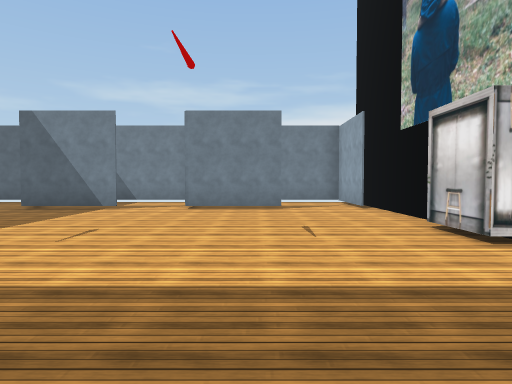
[1] (above)

15 first-person views from a walk through a Unity game level. The camera is 1.5 m above the floor, tilts 2° down and sees 75° across. The floor is counted in squares, 2 m on a side. Each view is taken from the middle of a square. On the plan, view 1 faces up. The plan holds only what a view shows up to about 11 squares ahead; the rest is blank. The place goes on beyond the plan. The player character is not drawn. Some animated figures are not drawn. Some surface patterns are stand-ins.

[2]
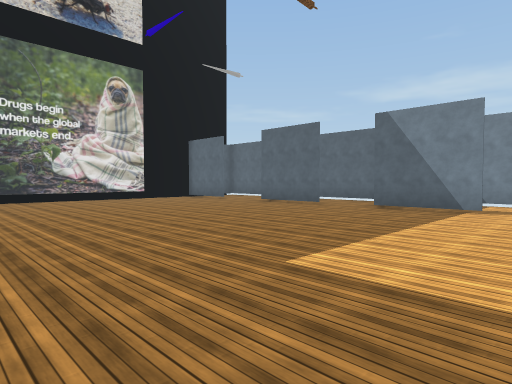

[3]
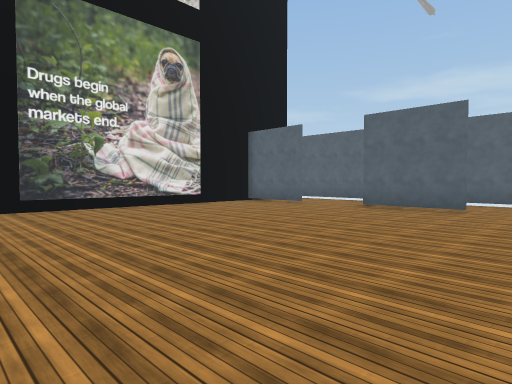

[4]
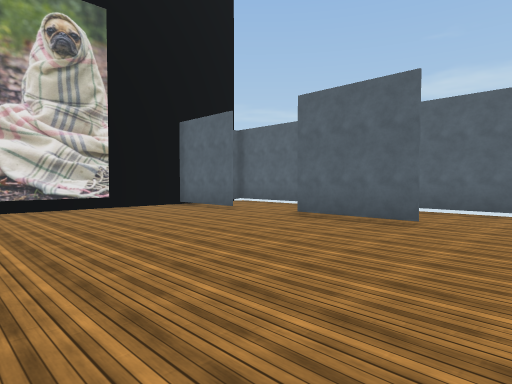

[5]
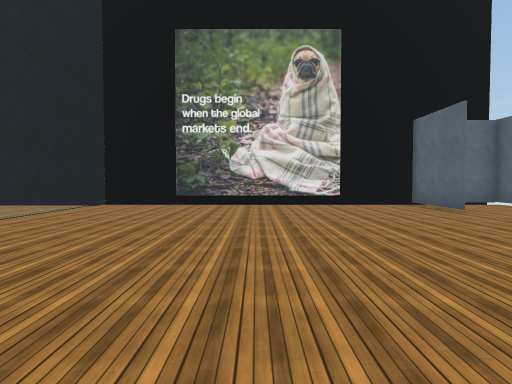

[6]
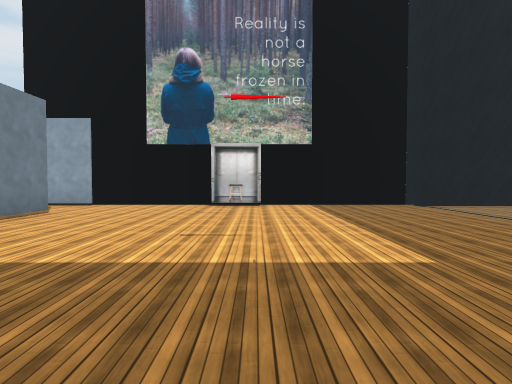

[7]
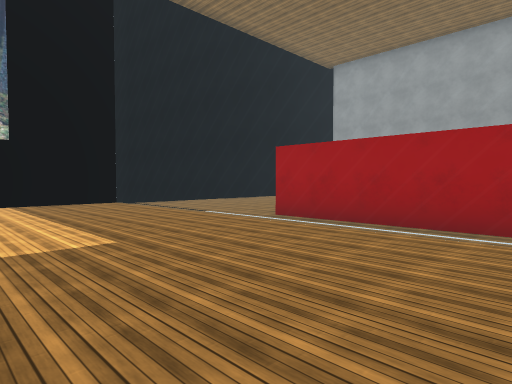

[8]
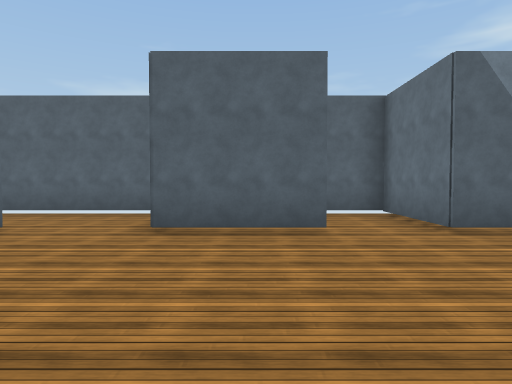

[9]
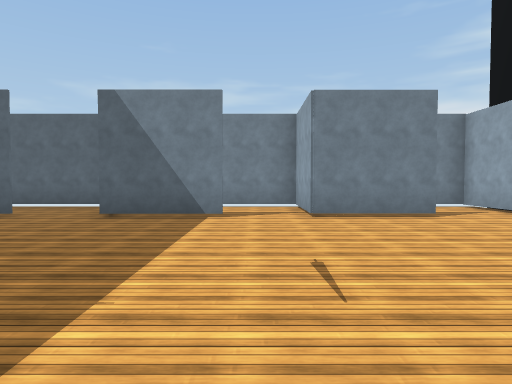

[10]
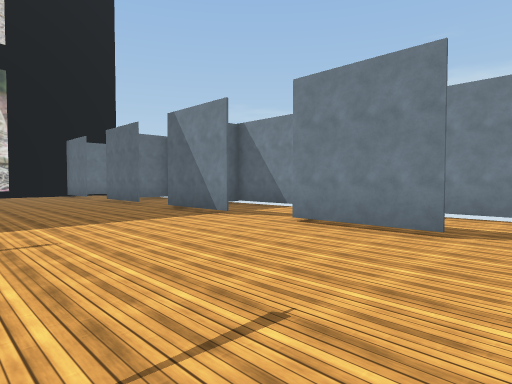

[11]
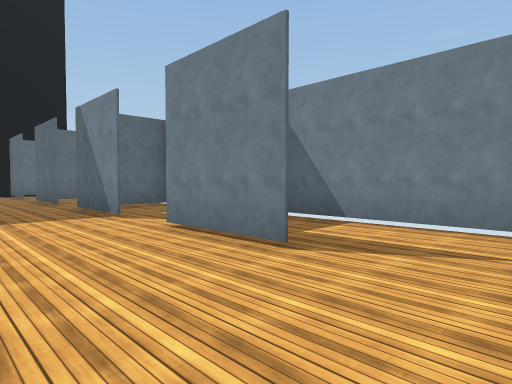

[12]
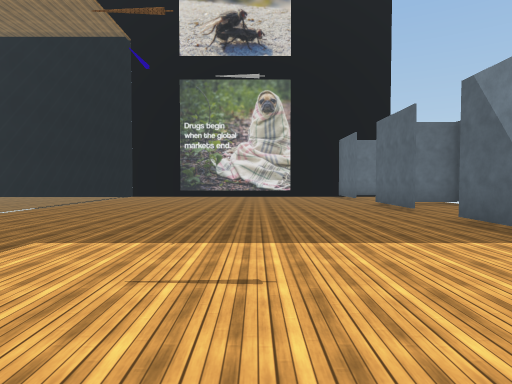

[13]
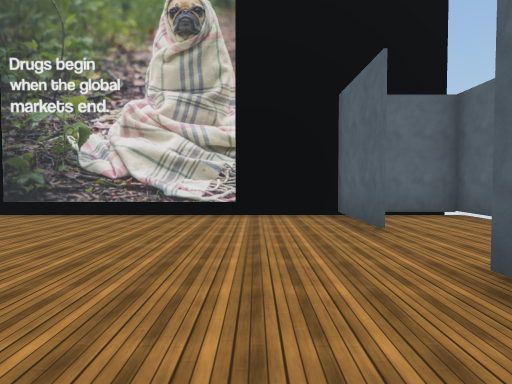

[14]
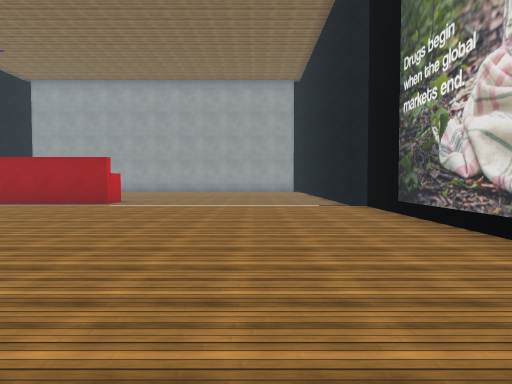

[15]
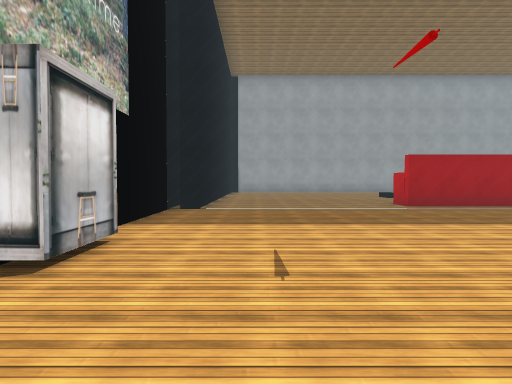

### Floor plan
Key: @ floor where view 1 was taken; # wall or solid block; . floor; = window, fence, low wall or low ledge; B red block.
Columns run from 16 left of view 1 to 4 right of it. Each row starts with its distance up from view 1.
 12 ####################
 11 #.....#...#...#....#
 10 #.....#...#...#....#
  9 ####..###.###.###..##
  8 #...................#
  7 #...................#
  6 #...................#
  5 #...................#
  4 #...................#
  3 #...................#
  2 #...................#
  1 #...................#
  0 #...............@...#
 -1 #===================#
 -2  #.......B  BB....##
 -3  #                ##

Positions as (right, up) in squares from view 1, and headings:
1: (0, 0), facing up
2: (-2, 0), facing up-left
3: (-6, 0), facing up-left
4: (-6, 3), facing up-left
5: (-5, 4), facing left
6: (-7, 4), facing right
7: (-8, 4), facing down-right
8: (-9, 4), facing up
9: (-3, 2), facing up
10: (2, 4), facing up-left
11: (3, 6), facing up-left
12: (0, 5), facing left
13: (-8, 7), facing left
14: (-12, 9), facing down
15: (1, 8), facing down
